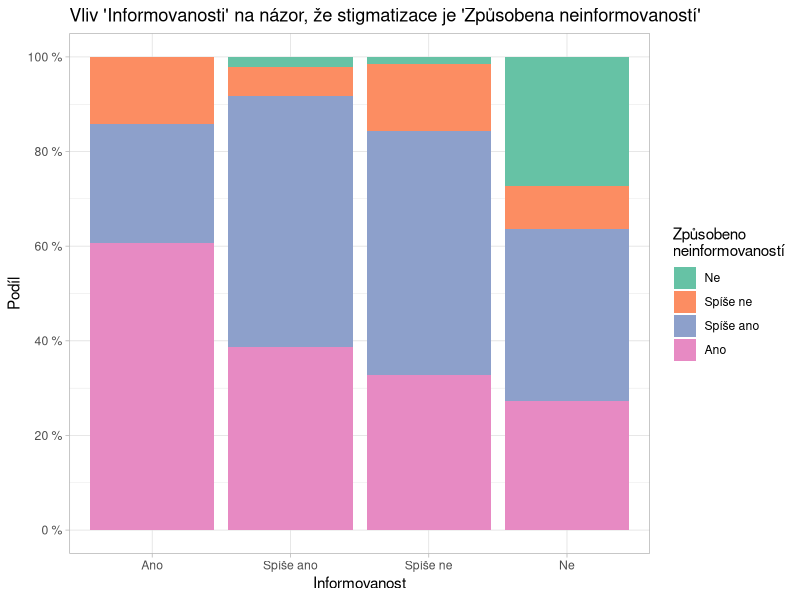
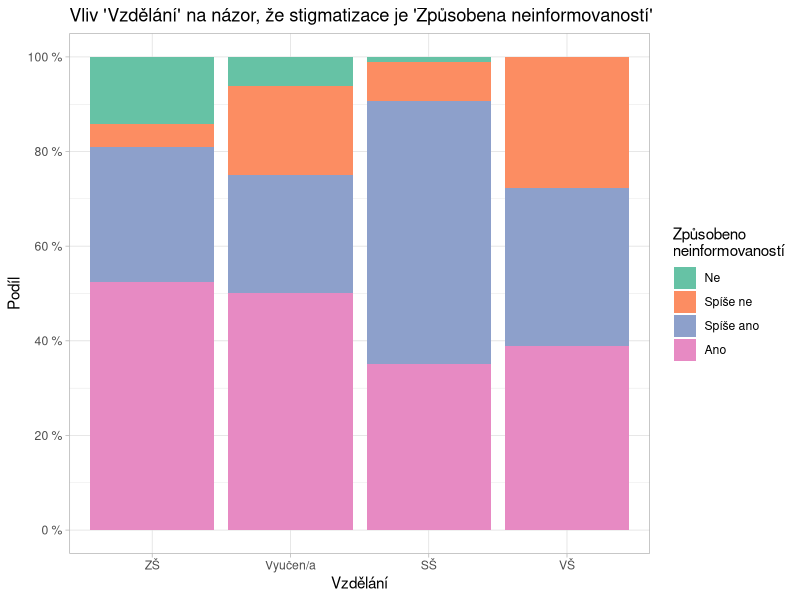
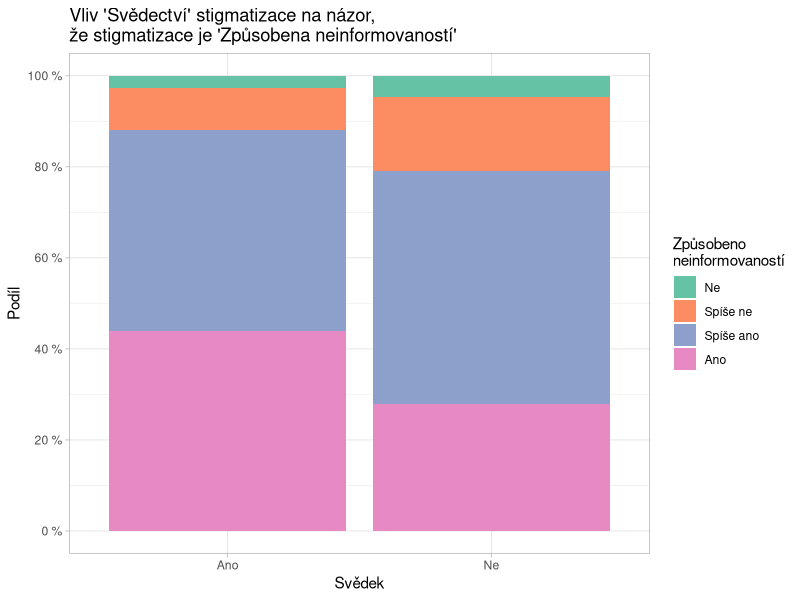
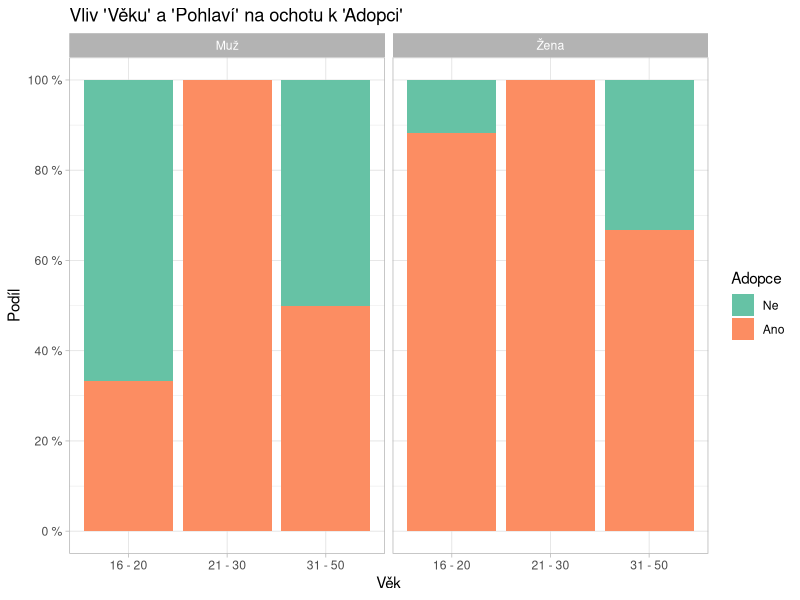
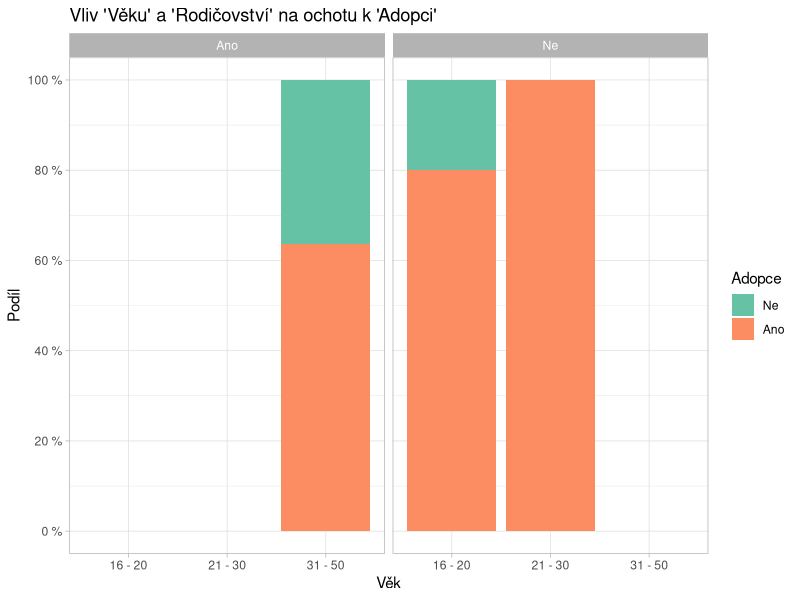
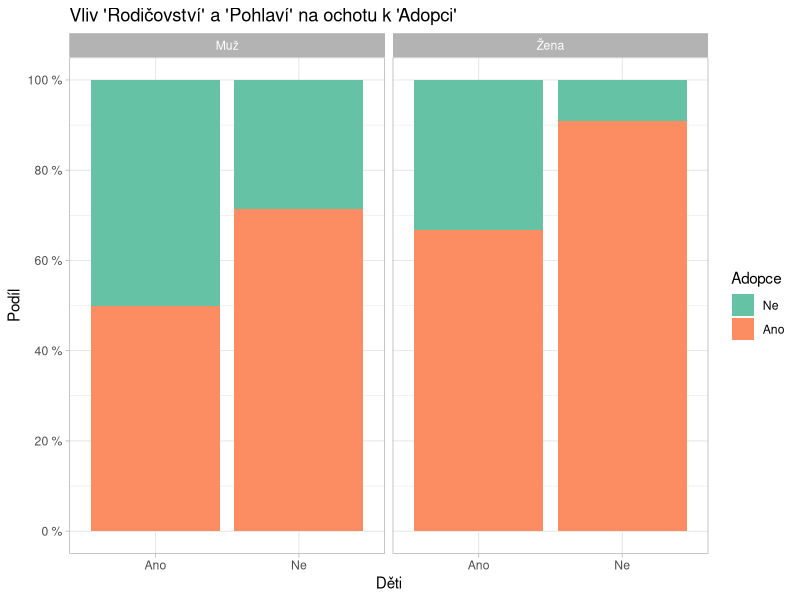
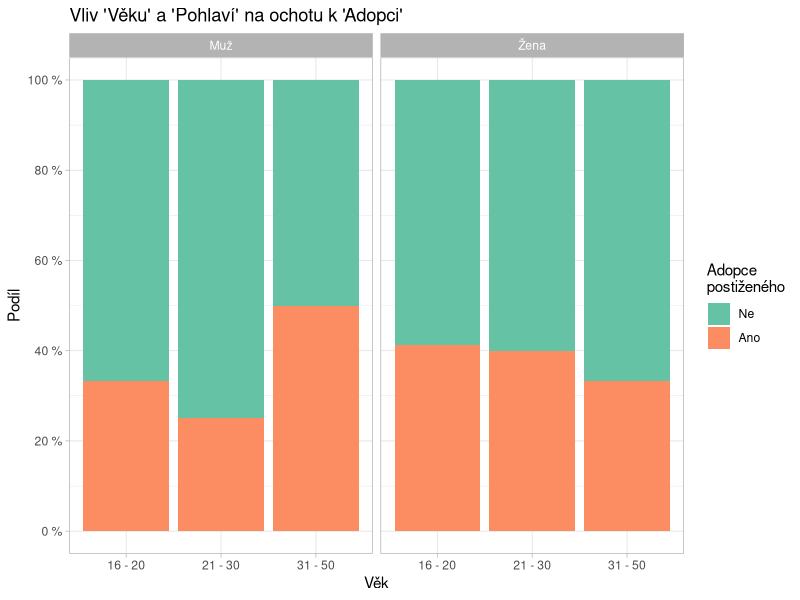
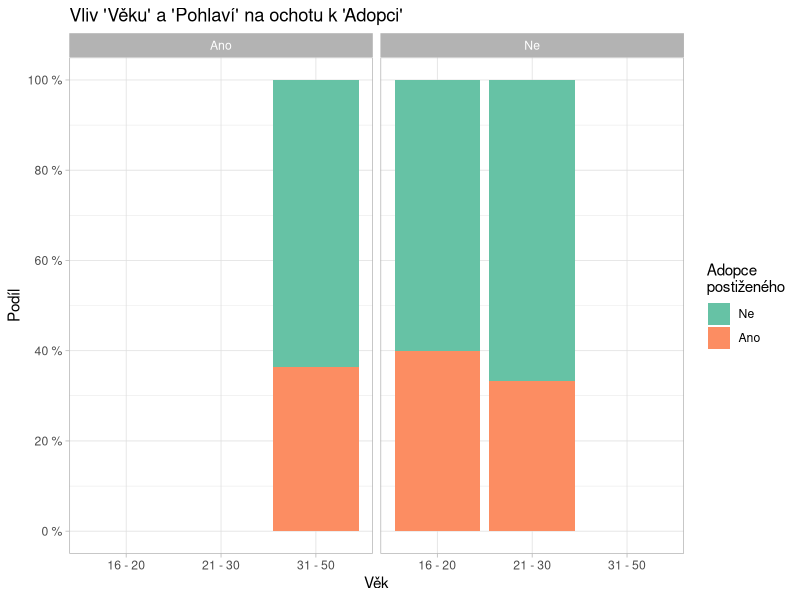

Write the R code that produced these figures, in order.
## ---- chunk 1
knitr::opts_chunk$set(echo = FALSE)

# encoding: UTF-8
# 'knitnout' = Ctrl + Shift + K


## ---- chunk 2
rm(list = ls())
prejmenuj = function(data, pozice, nazvy) {
  names(data)[pozice] = nazvy
  data
}

## ---- chunk 3
## Aktivace packagí
library(readxl)
library(forcats)
library(dplyr)
library(tidyr)


## Načtení a úprava dat do objektu 'df'
df2 = read_xlsx("data2.xlsx") %>%
  select(4, 10, 5:7) %>%
  prejmenuj(1:5, c("Vzdělání", "Informovanost", "Svědek", "Způsobeno\nneinformovaností", "Důležitý problém"))%>%
  mutate(
    Vzdělání =
      recode(
        Vzdělání,
        `Odborné učiliště s výučním listem` = "Vyučen/a", `Střední škola s maturitou` = "SŠ",
        `Vysoká škola (bakalářské studium)` = "VŠ", `Vysoká škola (magisterské studium)` = "VŠ",
        `Vyšší odborné vzdělání` = "SŠ", `Základní škola` = "ZŠ") %>%
      factor(levels = c("ZŠ", "Vyučen/a", "SŠ", "VŠ")),
    Informovanost = factor(Informovanost, levels = c("Ano", "Spíše ano", "Spíše ne", "Ne")),
    `Způsobeno\nneinformovaností` = 
      factor(`Způsobeno\nneinformovaností`, 
             levels = c("Ano", "Spíše ano", "Spíše ne", "Ne")) %>% fct_rev(),
    across(.cols = everything(), ~factor(.x))
    )

## ---- chunk 4
## Aktivace package pro tvorbu grafů (ano, chci, abyste si na to přišli sami...)
library(ggplot2)


## Vykreslení prvního barchartu dle vzoru:
## Vliv 'Informovanosti' na názor, že stigmatizace je 'Způsobena neinformovaností'
df2 %>% 
  ggplot() +
  aes(x = Informovanost, fill = `Způsobeno\nneinformovaností`) +
  geom_bar(position = position_fill()) +
  labs(title = "Vliv 'Informovanosti' na názor, že stigmatizace je 'Způsobena neinformovaností'", y = "Podíl") +
  scale_y_continuous(breaks = seq(0, 1, 0.2), labels = function(x) paste(100 * x, "%")) +
  scale_fill_brewer( palette = "Set2") +
  theme_light()

## ---- chunk 5

## Vykreslení druhého barchartu dle vzoru:
## Vliv 'Vzdělání' na názor, že stigmatizace je 'Způsobena neinformovaností'
df2 %>% 
  ggplot() +
  aes(x = Vzdělání, fill = `Způsobeno\nneinformovaností`) +
  geom_bar(position = position_fill()) +
  labs(title = "Vliv 'Vzdělání' na názor, že stigmatizace je 'Způsobena neinformovaností'", y = "Podíl") +
  scale_y_continuous(breaks = seq(0, 1, 0.2), labels = function(x) paste(100 * x, "%")) +
  scale_fill_brewer( palette = "Set2") +
  theme_light() 

## ---- chunk 6
## Vykreslení třetího barchartu dle vzoru:
## Vliv 'Svědectví' stigmatizace na názor, že stigmatizace je 'Způsobena neinformovaností'
df2 %>% 
  ggplot() +
  aes(x = Svědek, fill = `Způsobeno\nneinformovaností`) +
  geom_bar(position = position_fill()) +
  labs(title = "Vliv 'Svědectví' stigmatizace na názor,\nže stigmatizace je 'Způsobena neinformovaností'", y = "Podíl") +
  scale_y_continuous(breaks = seq(0, 1, 0.2), labels = function(x) paste(100 * x, "%")) +
  scale_fill_brewer( palette = "Set2") +
  theme_light() 

## ---- chunk 7
## data1
df1 = read_xlsx("data1.xlsx") %>%
  select(3, 4, 6, 10, 13) %>%
  prejmenuj(1:5, c("Pohlaví", "Věk", "Děti", "Adopce", "Adopce postiženého")) %>%
  mutate(
    Věk = recode(Věk, `10 - 15` = "16 - 20", `51 a více` = "31 - 50" ),
    across(.cols = everything(), ~factor(.x)),
    Adopce = fct_rev(Adopce),
    `Adopce postiženého` = fct_rev(`Adopce postiženého`))



## data1
df1l = read_xlsx("data1.xlsx") %>%
  select(3, 4, 6, 10, 13) %>%
  prejmenuj(1:5, c("Pohlaví", "Věk", "Děti", "Prostá", "Postiženého")) %>%
  mutate(
    Věk = recode(Věk, `10 - 15` = "16 - 20", `51 a více` = "31 - 50" ),
    across(.cols = everything(), ~factor(.x))) %>% 
  pivot_longer(cols = 4:5, names_to = "Adopce", values_to = "Odpověď") %>% 
  mutate(Odpověď = fct_rev(Odpověď))



## ---- chunk 8
df1 %>% 
  ggplot() +
  aes(x = Věk, fill = Adopce) +
  facet_grid(cols = vars(Pohlaví)) +
  geom_bar(position = position_fill()) +
  labs(title = "Vliv 'Věku' a 'Pohlaví' na ochotu k 'Adopci'", y = "Podíl") +
  scale_y_continuous(breaks = seq(0, 1, 0.2), labels = function(x) paste(100 * x, "%")) +
  scale_fill_brewer(palette = "Set2") +
  theme_light() 

## ---- chunk 9
df1 %>% 
  ggplot() +
  aes(x = Věk, fill = Adopce) +
  facet_grid(cols = vars(Děti)) +
  geom_bar(position = position_fill()) +
  labs(title = "Vliv 'Věku' a 'Rodičovství' na ochotu k 'Adopci'", y = "Podíl") +
  scale_y_continuous(breaks = seq(0, 1, 0.2), labels = function(x) paste(100 * x, "%")) +
  scale_fill_brewer( palette = "Set2") +
  theme_light() 

## ---- chunk 10
df1 %>% 
  ggplot() +
  aes(x = Děti, fill = Adopce) +
  facet_grid(cols = vars(Pohlaví)) +
  geom_bar(position = position_fill()) +
  labs(title = "Vliv 'Rodičovství' a 'Pohlaví' na ochotu k 'Adopci'", y = "Podíl") +
  scale_y_continuous(breaks = seq(0, 1, 0.2), labels = function(x) paste(100 * x, "%")) +
  scale_fill_brewer( palette = "Set2") +
  theme_light() 

## ---- chunk 11
df1 %>% 
  ggplot() +
  aes(x = Věk, fill = `Adopce postiženého`) +
  facet_grid(cols = vars(Pohlaví)) +
  geom_bar(position = position_fill()) +
  labs(title = "Vliv 'Věku' a 'Pohlaví' na ochotu k 'Adopci'", y = "Podíl") +
  scale_y_continuous(breaks = seq(0, 1, 0.2), labels = function(x) paste(100 * x, "%")) +
  scale_fill_brewer("Adopce\npostiženého", palette = "Set2") +
  theme_light() 

## ---- chunk 12
df1 %>% 
  ggplot() +
  aes(x = Věk, fill = `Adopce postiženého`) +
  facet_grid(cols = vars(Děti)) +
  geom_bar(position = position_fill()) +
  labs(title = "Vliv 'Věku' a 'Pohlaví' na ochotu k 'Adopci'", y = "Podíl") +
  scale_y_continuous(breaks = seq(0, 1, 0.2), labels = function(x) paste(100 * x, "%")) +
  scale_fill_brewer("Adopce\npostiženého", palette = "Set2") +
  theme_light() 

## ---- chunk 13
df1 %>% 
  ggplot() +
  aes(x = Děti, fill = `Adopce postiženého`) +
  facet_grid(cols = vars(Pohlaví)) +
  geom_bar(position = position_fill()) +
  labs(title = "Vliv 'Věku' a 'Pohlaví' na ochotu k 'Adopci'", y = "Podíl") +
  scale_y_continuous(breaks = seq(0, 1, 0.2), labels = function(x) paste(100 * x, "%")) +
  scale_fill_brewer("Adopce\npostiženého", palette = "Set2") +
  theme_light() 

## ---- chunk 14
df1l %>% 
  ggplot() +
  aes(x = Adopce, fill = Odpověď) +
   facet_grid(rows = vars(Pohlaví), cols = vars(Věk)) +
  geom_bar(position = position_fill()) +
  labs(title = "Akceptování podle typu 'Adopce', 'Věku' a 'Pohlaví'", y = "Podíl") +
  scale_y_continuous(breaks = seq(0, 1, 0.2), labels = function(x) paste(100 * x, "%")) +
  scale_fill_brewer(palette = "Set2") +
  theme_light() 

## ---- chunk 15
df1l %>% 
  ggplot() +
  aes(x = Děti, fill = Odpověď) +
   facet_grid(rows = vars(Pohlaví), cols = vars(Adopce)) +
  geom_bar(position = position_fill()) +
  labs(title = "Akceptování podle typu 'Adopce', 'Rodičovství' a 'Pohlaví'", y = "Podíl") +
  scale_y_continuous(breaks = seq(0, 1, 0.2), labels = function(x) paste(100 * x, "%")) +
  scale_fill_brewer(palette = "Set2") +
  theme_light() 

